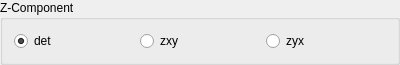
<?xml version="1.0" encoding="UTF-8"?>
<ui version="4.0">
 <class>groupBoxZ_Component_Single</class>
 <widget class="QGroupBox" name="groupBoxZ_Component_Single">
  <property name="geometry">
   <rect>
    <x>0</x>
    <y>0</y>
    <width>400</width>
    <height>50</height>
   </rect>
  </property>
  <property name="windowTitle">
   <string>GroupBox</string>
  </property>
  <property name="title">
   <string>Z-Component</string>
  </property>
  <layout class="QHBoxLayout" name="horizontalLayout">
   <item>
    <widget class="QRadioButton" name="radioButton_det">
     <property name="text">
      <string>det</string>
     </property>
     <property name="checked">
      <bool>true</bool>
     </property>
    </widget>
   </item>
   <item>
    <widget class="QRadioButton" name="radioButton_zxy">
     <property name="text">
      <string>zxy</string>
     </property>
    </widget>
   </item>
   <item>
    <widget class="QRadioButton" name="radioButton_zyx">
     <property name="text">
      <string>zyx</string>
     </property>
    </widget>
   </item>
  </layout>
 </widget>
 <resources/>
 <connections/>
</ui>
